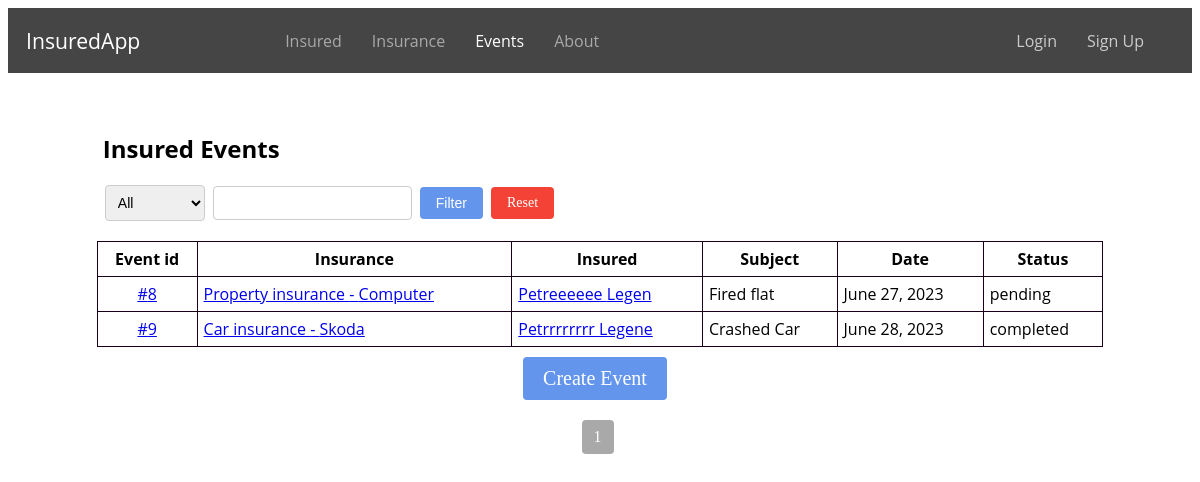
The page /insurance_events/ on the database as committed earlier.
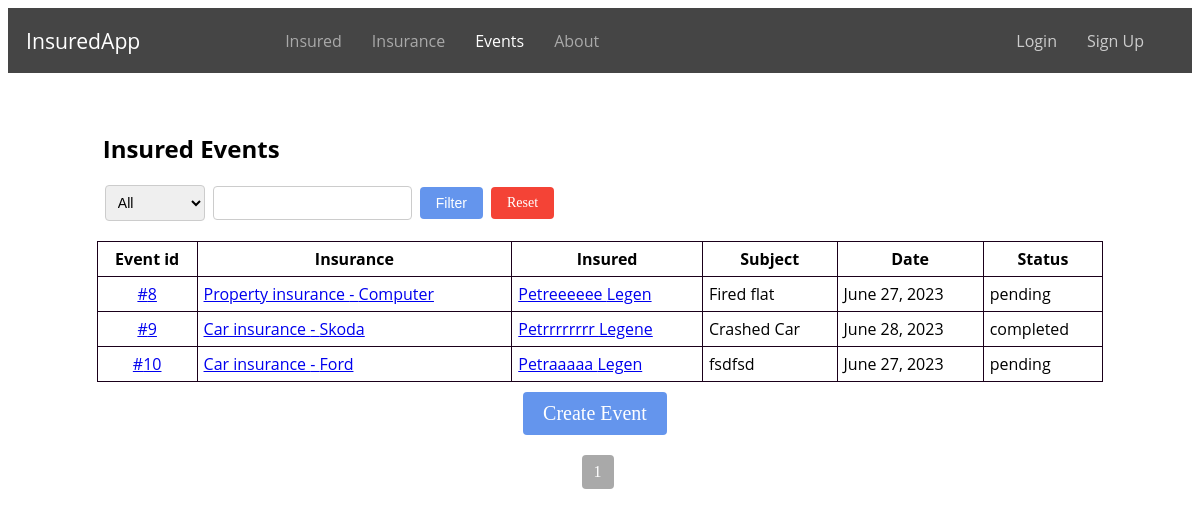
The same page on the database as committed later.
### evidence/models.py (models this page shows, shortened)
class InsuranceEvent(models.Model):
    STATUS_CHOICES = (
        ('pending', 'Pending'),
        ('approved', 'Approved'),
        ('rejected', 'Rejected'),
        ('in_progress', 'In Progress'),
        ('completed', 'Completed'),
    )
    insurance = models.ForeignKey(Insurance, on_delete=models.CASCADE, null=True)
    subject = models.CharField(max_length=32, null=True)
    description = models.TextField()
    date = models.DateField()
    status = models.CharField(max_length=32, choices=STATUS_CHOICES)
    note = models.TextField(blank=True, null=True)

class Insurance(models.Model):
    INSURANCE_TYPE = (
        ('home', 'Home insurance'),
        ('car', 'Car insurance'),
        ('property', 'Property insurance'),
    )
    insurance = models.ManyToManyField(Insured, related_name='insurance')
    type = models.CharField(max_length=32, choices=INSURANCE_TYPE)
    subject = models.CharField(max_length=32)
    amount = models.DecimalField(max_digits=10, decimal_places=2)
    valid_from = models.DateField()
    valid_until = models.DateField()
    class Meta:
        ordering = ['id']

class Insured(models.Model):
    user = models.ForeignKey(User, on_delete=models.CASCADE, related_name='insured', null=True, blank=True)
    first_name = models.CharField(max_length=100)
    profile_photo = models.ImageField(upload_to='profile_photos', blank=True, null=True)
    last_name = models.CharField(max_length=100)
    email = models.EmailField()
    role = models.CharField(max_length=20, choices=RoleEnum.choices(), null=True)
    street = models.CharField(max_length=100)
    city = models.CharField(max_length=64)
    zipcode = models.CharField(max_length=16)
    phone = models.CharField(max_length=16)
    is_policyholder = models.BooleanField(default=False)
    class Meta:
        ordering = ['id']

### evidence/views.py (the view, shortened to what this page needs)
# urls.py: path('insurance_events/', insurance_events, name='insurance_events'),
def insurance_events(request):
    filter_by = request.GET.get('filter_by')
    keyword = request.GET.get('keyword')
    events = InsuranceEvent.objects.all()
    for event in events:
        insured_names = ", ".join([insured.first_name for insured in event.insurance.insurance.all()])
        setattr(event, 'insured_names', insured_names)
    paginator = Paginator(events, 5)
    page_number = request.GET.get('page')
    page_obj = paginator.get_page(page_number)
    return render(request, 'insurance_events.html', {'page_obj': page_obj})

### evidence/templates/insurance_events.html (shortened to what this page needs)
{% extends 'base.html' %}
{% block content %}
  <h2 class="insured-events-h">Insured Events</h2>
  <div class="filter-container">
    <form method="GET" class="filter-form">
      <select name="filter_by">
        <option value="" {% if not request.GET.filter_by %}selected{% endif %}>All</option>
      </select>
      <input type="text" name="keyword" value="{{ request.GET.keyword }}">
      <button type="submit" class="filter-button">Filter</button>
      <a href="{% url 'insurance_events' %}" class="reset-filter-button">Reset</a>
    </form>
  </div>
  <table class="insured-events-table">
    <thead>
      <tr>
        <th>Event id</th>
        <th>Insurance</th>
        <th>Insured</th>
        <th>Subject</th>
        <th>Date</th>
        <th>Status</th>
      </tr>
    </thead>
    <tbody>
      {% for event in page_obj %}
        <tr>
          <td>
            <a href="{% url 'insurance_event_detail' event_id=event.id %}" class="event-id">
              #{{ event.id }}
            </a>
          </td>
          <td>
            <a href="{% url 'insurance_detail' event.insurance.id %}">
              {{ event.insurance.get_type_display }} - {{ event.insurance.subject }}
            </a>
          </td>
          <td>
            {% for insured in event.insurance.insurance.all %}
              {% if not insured.is_policyholder %}
                <a href="{% url 'insured_detail' insured.id %}">
                  {{ insured.first_name }} {{ insured.last_name }}
                </a>
              {% endif %}
            {% endfor %}
          </td>
          <td>{{ event.subject }}</td>
          <td>{{ event.date }}</td>
          <td>{{ event.status }}</td>
        </tr>
      {% endfor %}
    </tbody>
  </table>
  <div class="main-buttons">
    <a href="{% url 'create_event' %}" class="button button-add">Create Event</a>
  </div>
  <div class="pagination">
    <span class="current-page">{{ page_obj.number }}</span>
  </div>
{% endblock %}

Rows that differ between the two databases and show on the page:
added InsuranceEvent: id "10", insurance.type "Car insurance", insurance.subject "Ford", subject "fsdfsd", date "June 27, 2023", status "pending"
now on this page (row unchanged): Insured: first_name "Petraaaaa", last_name "Legen", shown under "10"
